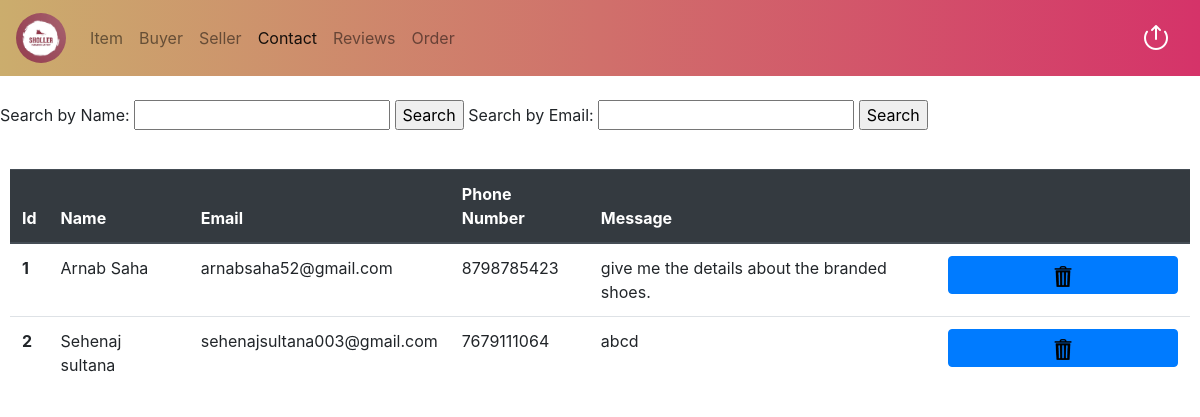
The app's page /admin/admin_contact.php with its own data.
### tables this page shows
CREATE TABLE `contact` (
  `id` int(6) UNSIGNED NOT NULL,
  `name` varchar(30) NOT NULL,
  `email` varchar(50) NOT NULL,
  `phno` varchar(50) NOT NULL,
  `msg` text NOT NULL
);

### admin/admin_contact.php (the view, shortened to what this page needs)
<!doctype html>
<html lang="en">
  <head>
    <link rel="stylesheet" href="https://cdn.jsdelivr.net/npm/bootstrap@4.6.2/dist/css/bootstrap.min.css">
  </head>
  <body>
      <nav class="navbar navbar-expand-lg navbar-light bg-gradient-nav sticky-top">
        <a class="navbar-brand" href="#">
            <img class="rounded-circle" src="../images/logo.png" width="50" height="50" alt="">
        </a>
        <div class="collapse navbar-collapse" id="navbarSupportedContent">
            <ul class="navbar-nav mr-auto">
                <li class="nav-item ">
                    <a class="nav-link" href="admin_home.php">Item </a>
                </li>
                <li class="buyer-item">
                  <a class="nav-link" href="admin_buyer.php">Buyer</a>
              </li>
                <li class="seller-item">
                    <a class="nav-link" href="admin_seller.php">Seller</a>
                </li>
                <li class="cleansing-item active">
                    <a class="nav-link" href="admin_contact.php">Contact</a>
                </li>
                <li class="cleansing-item ">
                    <a class="nav-link" href="admin_reviews.php">Reviews</a>
                </li><li class="cleansing-item ">
                    <a class="nav-link" href="admin_order.php">Order</a>
                </li>
            </ul>
            <button type="submit" class="btn button-primary"><a  href="logout.php"><img src="../images/icons/logout.png" alt="" width="30px"></a></button>
        </div>
    </nav>
    <?php
    $conn = mysqli_connect('localhost', 'root', '', 'sholler');
    $searchName = $_POST['searchName'] ?? '';
    $searchEmail = $_POST['searchEmail'] ?? '';
    $query = "SELECT * FROM contact WHERE 1=1";
    if (!empty($searchName)) {
        $query .= " AND NAME LIKE '%$searchName%'";
    }
    elseif (!empty($searchEmail)) {
        $query .= " AND Email = '$searchEmail'";
    }
    elseif (isset($_GET['delete'])) {
        $job_reference_number = $_GET['delete'];
        $query = "DELETE FROM contact WHERE id = '$job_reference_number'";
        $conn->query($query);
        header('Location: admin_contact.php');
    }
     else {
        $query = "SELECT * FROM contact";
    }
    $result = $conn->query($query);
?>
  <br>
<form method="POST" action="admin_contact.php">
        <label for="searchName">Search by Name:</label>
        <input type="text" name="searchName" id="searchName">
        <input type="submit" value="Search">
        <label for="searchEmail">Search by Email:</label>
        <input type="text" name="searchEmail" id="searchEmail">
        <input type="submit" value="Search">
</form>
<br>
<div class="Item-table">
    <table class="table">
        <thead class="thead-dark">
            <tr>
                <th scope="col">Id</th>
                <th scope="col">Name</th>
                <th scope="col">Email</th>
                <th scope="col">Phone Number</th>
                <th scope="col">Message</th>
                <th scope="col col-sm"></th>
            </tr>
        </thead>
        <tbody>
            <?php
                while ($row = mysqli_fetch_assoc($result)) {
                    echo "<tr>";
                    echo "<th scope='row'>" . $row['id'] . "</th>";
                    echo "<td>" . $row['name'] . "</td>";
                    echo "<td>" . $row['email'] . "</td>";
                    echo "<td>" . $row['phno'] . "</td>";
                    echo "<td>" . $row['msg'] . "</td>";
                    echo "<td>
                        <form action='admin_contact.php' method='get' onsubmit='return confirm(\"Are you sure you want to delete ?\");'>
                            <input type='hidden' name='delete' value='" . $row['id'] . "'>
                            <button type='submit' class='btn btn-primary'><img src='../images/icons/bin.png' alt='' width='10%'></button>
                        </form>
                    </td>";
                    echo "</tr>";
                }
            ?>
        </tbody>
    </table>
</div>
  </body>
</html>

### admin/admin_contact.php (style rules this page uses)
.Item-table { margin:10px; }
.sticky-top { background: -webkit-linear-gradient(to right, #cbad6d, #d53369); background: linear-gradient(to right, #cbad6d, #d53369); }

### records on screen
contact: id "1", name "Arnab Saha", email "arnabsaha52@gmail.com", phno "8798785423", msg "give me the details about the branded shoes."
contact: id "2", name "Sehenaj sultana", email "sehenajsultana003@gmail.com", phno "7679111064", msg "abcd"
